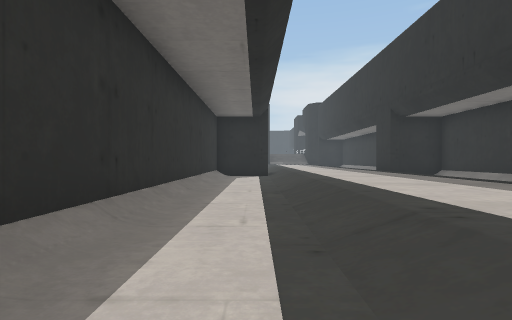
View 1 (above)

13 first-person views from a walk through a scene from a Unity 3-D project. The camera is 1.3 m above the floor, looks level and sees 80° across. The floor is counted in squares, 2 m on a side. Each view is taken from the middle of a square. On the plan, view 1 faces up. The plan holds only what a view shows up to about 10 squares ahead; the rest is blank. The place goes on beyond the plan.

View 2
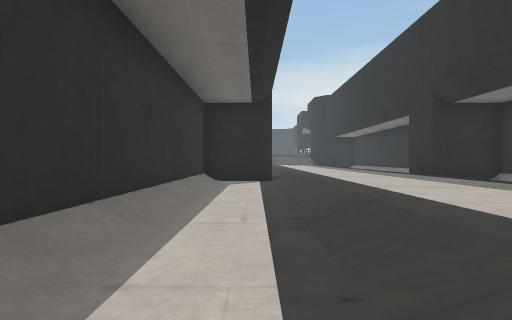

View 3
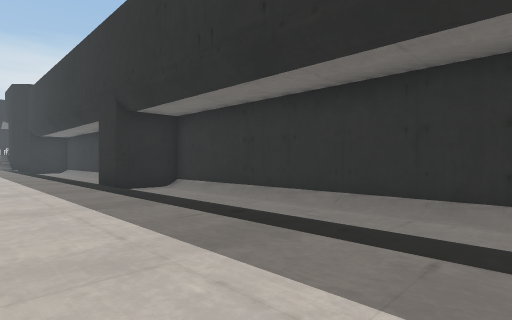

View 4
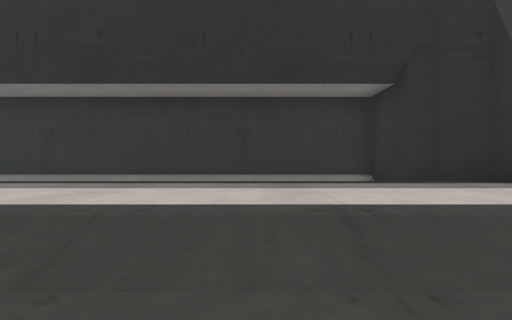

View 5
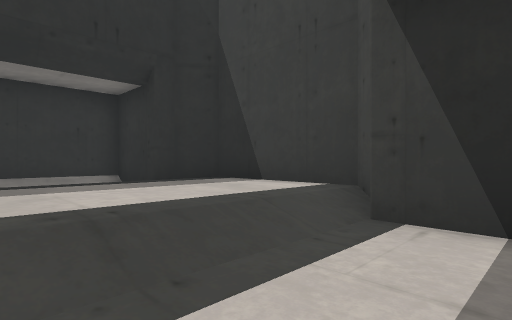

View 6
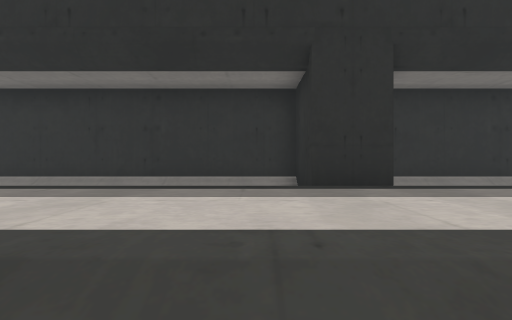

View 7
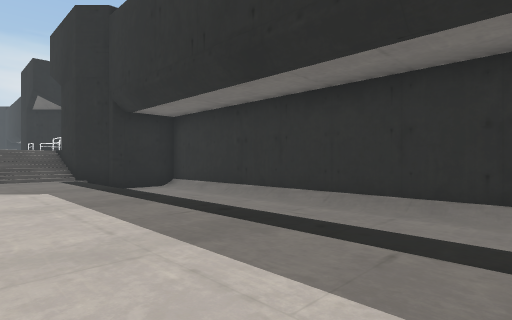

View 8
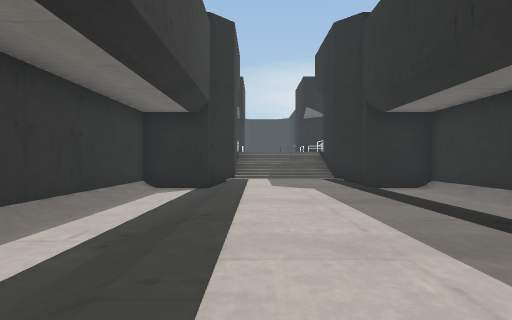

View 9
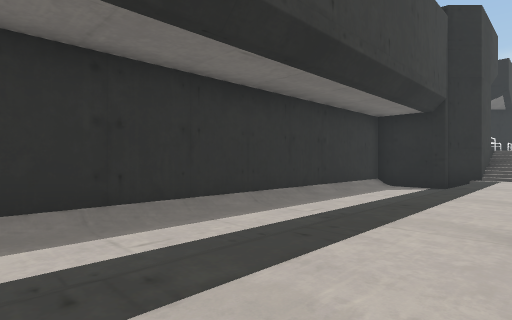

View 10
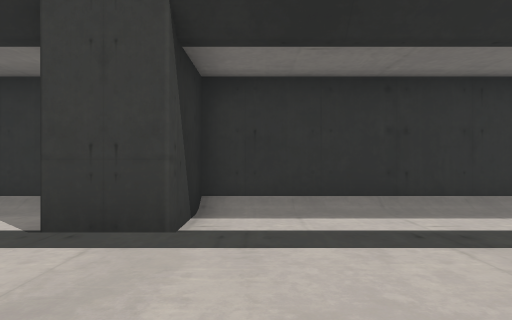

View 11
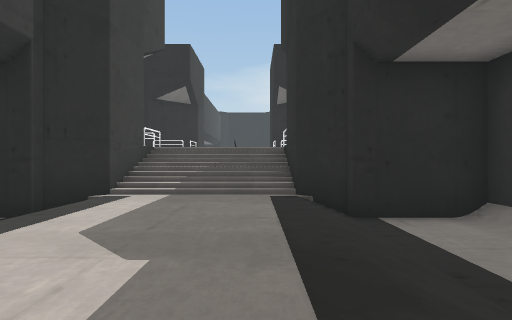

View 12
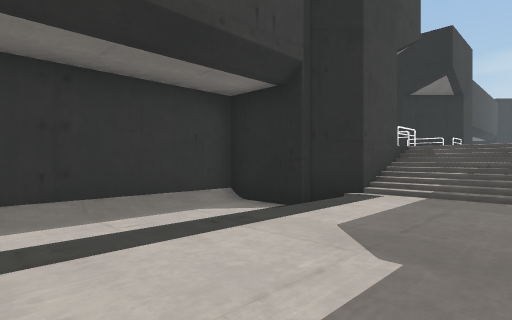

View 13
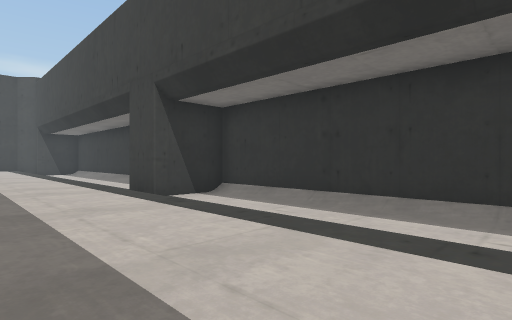

### Floor plan
Key: @ floor where view 1 was taken; # wall or solid block; . main floor; : floor 0.5 m higher than the main floor; + floor 0.75 m higher than the main floor; * floor 1.5 m higher than the main floor; / step, stairs or slope.
Columns run from 2 left of view 1 to 8 right of it. Each row starts with its distance up from view 1.
 30    ## ##
 29    #***#
 28   ##+++##
 27 ###/:::/###
 26 #../:::/..#
 25 #../:::/..#
 24 #../:::/..#
 23 #../:::/..#
 22 #../:::/..#
 21 #../:::/..#
 20 #../:::/..#
 19 #../:::/..#
 18 #../:::/..#
 17 #../:::/..#
 16 #../:::/ .#
 15 #../:::/ .#
 14 ###/:::/###
 13 ###/:::/###
 12 #../:::/..#
 11 #../:::/..#
 10 #../:::/..#
  9 #../:::/..#
  8 #../:::/..#
  7 #../:::/..#
  6 #../:::/..#
  5 #../:::/..#
  4 #../:::/..#
  3 #../:::/..#
  2 #../:::/ .#
  1  ../:::/ .#
  0  .@/:::/ .#
 -1  ##/:::/###
 -2    #####

Where each view was taken, in squares from view 1:
view 1: 0 up, 0 right, facing up
view 2: 3 up, 0 right, facing up
view 3: 3 up, 2 right, facing up-right
view 4: 3 up, 1 left, facing right
view 5: 3 up, 1 left, facing down-right
view 6: 15 up, 0 right, facing right
view 7: 17 up, 2 right, facing up-right
view 8: 17 up, 2 right, facing up
view 9: 16 up, 3 right, facing up-left
view 10: 15 up, 4 right, facing left
view 11: 22 up, 4 right, facing up
view 12: 22 up, 4 right, facing up-left
view 13: 21 up, 4 right, facing down-left
